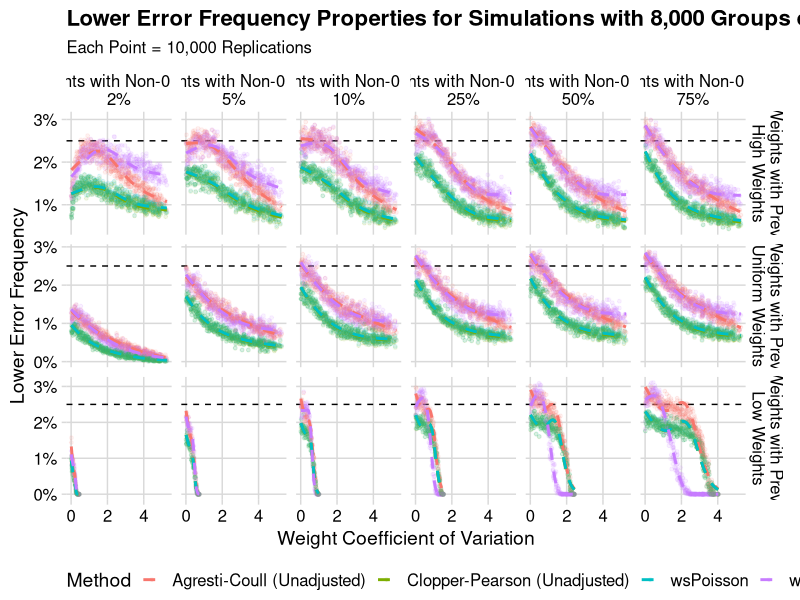
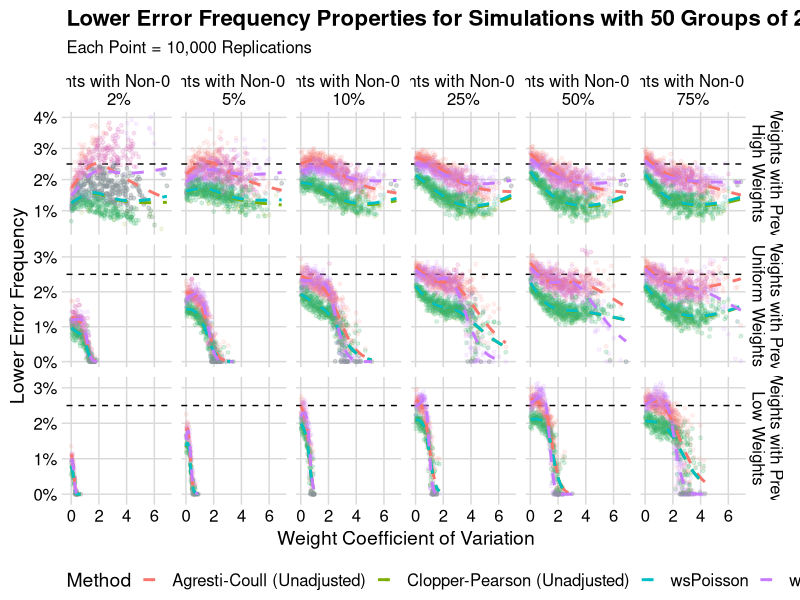

Generate these figures, in order, with R: (Note: this script raises an error after producing the figures.)
library(tidyverse)
library(scales)
library(glue)
library(cowplot)
results_summary <-
  read_csv("code/simulations/confidence_interval_perfect_assay/combined_fixed_weights_many_summary.csv") %>%
  left_join(read_csv("code/simulations/confidence_interval_perfect_assay/experimental_design.csv") %>%
              mutate(group_distribution = case_when( # Error because I labeled things wrong when setting up ex design
                group_distribution == "low" ~ "high",
                group_distribution == "high" ~ "low",
                group_distribution == "uniform" ~ "uniform"
              ))) %>%
  pivot_longer(cols = c(lower_error_freq, upper_error_freq, coverage)) %>%
  mutate(name = fct_recode(name,
                           "Lower Error Frequency" = "lower_error_freq",
                           "Upper Error Frequency" = "upper_error_freq",
                           "Coverage" = "coverage"),
         method = fct_recode(method,
                             "Agresti-Coull (Unadjusted)" = "AC",
                             "Agresti-Coull (Adjusted)" = "AC_adjusted",
                             "Clopper-Pearson (Unadjusted)" = "CP",
                             "Clopper-Pearson (Adjusted)" = "CP_adjusted",
                             "wsPoisson" = "wspoissonTest",
                             "wsPoisson with mid-p" = "wspoissonTest_midp"),
         group_distribution = group_distribution %>%
           fct_relevel("high", "uniform", "low") %>%
           fct_relabel(str_to_title))

name_to_plot <- "Coverage"
n_groups_to_plot <- 8000

generate_plot <- function(name_to_plot, n_groups_to_plot){
  group_size <- if_else(n_groups_to_plot == 8000, 1, 200)

  generated_plot <-
    results_summary %>%
    mutate(
      tests = 10000,
      successes = as.integer(value * tests),
      failures = tests - successes) %>%
    filter(n_groups == n_groups_to_plot,
           name == name_to_plot) %>%
    ggplot(aes(x = coef_var,
               y = successes / tests,
               color = method,
               group = method,
               # linetype = method,
               successes = successes,
               failures = failures)) +
    facet_grid(group_distribution ~ prop_groups_with_prev,
               scales = "free_y",
               labeller = labeller(
                 prop_groups_with_prev = function(x) x %>% as.numeric() %>% percent(accuracy = 1) %>% str_c("Weights with Non-0 Prev.\n", .),
                 group_distribution = function(x) str_c("Weights with Prev.\n", x, " Weights"))) +
    geom_hline(yintercept = case_when(name_to_plot == "Coverage" ~ 0.95,
                                      name_to_plot == "Upper Error Frequency" ~ 0.025,
                                      name_to_plot == "Lower Error Frequency" ~ 0.025),
               linetype = "dashed") +
    geom_point(size = 1, alpha = 0.1) +
    geom_smooth(
      method="glm",
      method.args=list(family="binomial"),
      formula = cbind(successes, failures) ~ splines::ns(x, 3),
      se = F,
      alpha = 0.5, linetype = "dashed"
    ) +
    cowplot::theme_minimal_grid() +
    scale_x_continuous(name = "Weight Coefficient of Variation") +
    scale_y_continuous(name = name_to_plot, label = ~percent(., accuracy = 1)) +
    scale_color_discrete(name = "Method") +
    theme(legend.position = "bottom") +
    ggtitle(label = glue("{name_to_plot} Properties for Simulations with {comma(n_groups_to_plot)} Groups of {comma(group_size)}"),
            subtitle = "Each Point = 10,000 Replications")
  generated_plot
  }


generate_plot(name_to_plot = "Lower Error Frequency", n_groups_to_plot = 8000)
generate_plot(name_to_plot = "Lower Error Frequency", n_groups_to_plot = 50)



results_summary %>%
  select(n_groups, name) %>%
  distinct() %>%
  mutate(plot = map2(name, n_groups, ~generate_plot(.x, .y))) %>%
  mutate(file_name = map2_chr(name, n_groups, ~path(str_c(str_replace_all(str_to_lower(.x), "\\s", "_"), .y, sep = "_"), ext = "pdf"))) %>%
  # mutate(walk2(plot, file_name, ~save_plot(filename = .y, plot = .x, ncol = 5, nrow = 3, base_asp = (11 / 5) / (8.5 / 3), base_height = 8.5 / 3)))
mutate(walk2(plot, file_name, ~save_plot(filename = .y, plot = .x, ncol = 5, nrow = 3, base_asp = (11 / 5) / (8.5 / 3), base_height = 4)))



